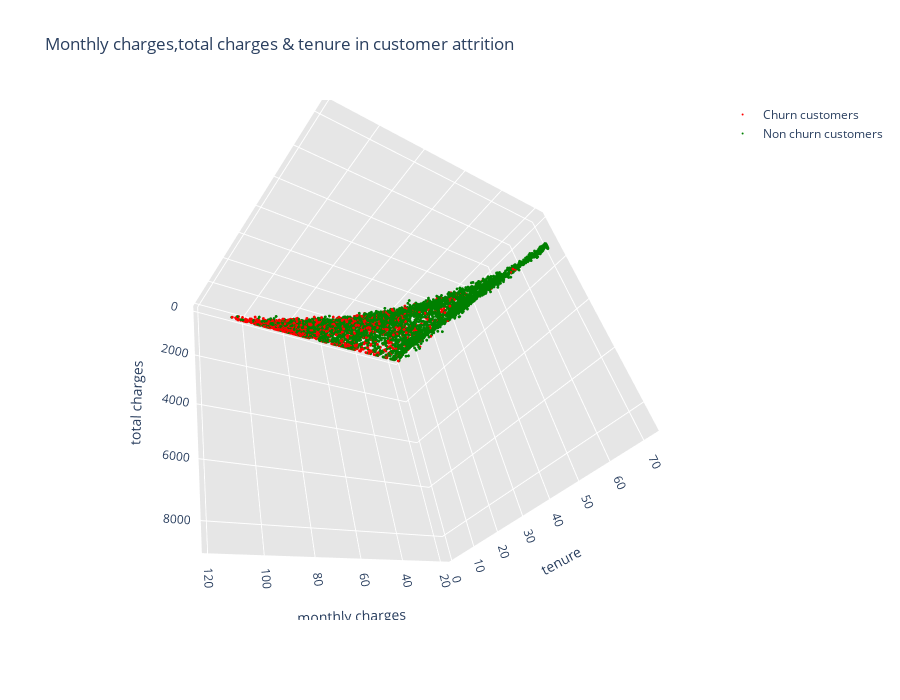

Notebook code cell kept with this figure:
### Code cell
##Cargos Mensuales,Total de cargos y permanecia de los clientes
##copy data
tel_df = telec.copy()
#Drop tenure column
telcom = telec.drop(columns = "tenure_group",axis = 1)

trace1 = go.Scatter3d(x = churn["MonthlyCharges"],
                      y = churn["TotalCharges"],
                      z = churn["tenure"],
                      mode = "markers",
                      name = "Churn customers",
                      text = "Id : " + churn["customerID"],
                      marker = dict(size = 1,color = "red")
                     )
trace2 = go.Scatter3d(x = not_churn["MonthlyCharges"],
                      y = not_churn["TotalCharges"],
                      z = not_churn["tenure"],
                      name = "Non churn customers",
                      text = "Id : " + not_churn["customerID"],
                      mode = "markers",
                      marker = dict(size = 1,color= "green")
                     )



layout = go.Layout(dict(title = "Monthly charges,total charges & tenure in customer attrition",
                        scene = dict(camera = dict(up=dict(x= 0 , y=0, z=0),
                                                   center=dict(x=0, y=0, z=0),
                                                   eye=dict(x=1.25, y=1.25, z=1.25)),
                                     xaxis  = dict(title = "monthly charges",
                                                   gridcolor='rgb(255, 255, 255)',
                                                   zerolinecolor='rgb(255, 255, 255)',
                                                   showbackground=True,
                                                   backgroundcolor='rgb(230, 230,230)'),
                                     yaxis  = dict(title = "total charges",
                                                   gridcolor='rgb(255, 255, 255)',
                                                   zerolinecolor='rgb(255, 255, 255)',
                                                   showbackground=True,
                                                   backgroundcolor='rgb(230, 230,230)'
                                                  ),
                                     zaxis  = dict(title = "tenure",
                                                   gridcolor='rgb(255, 255, 255)',
                                                   zerolinecolor='rgb(255, 255, 255)',
                                                   showbackground=True,
                                                   backgroundcolor='rgb(230, 230,230)'
                                                  )
                                    ),
                        height = 700,
                       )
                  )
                  

data = [trace1,trace2]
fig  = go.Figure(data = data,layout = layout)
py.iplot(fig)

### Figure 1 — Plotly figure (JSON) as saved in the notebook; plotly's stock layout.template omitted (floating-point values rounded to 4 significant figures; data arrays with more than 128 entries replaced by an {"elided": "..."} marker saying what was removed)
{"data": [{"marker": {"color": "red", "size": 1}, "mode": "markers", "name": "Churn customers", "text": {"elided": "1869 str values"}, "type": "scatter3d", "x": {"elided": "1869 float values"}, "y": {"elided": "1869 float values"}, "z": {"elided": "1869 int values"}}, {"marker": {"color": "green", "size": 1}, "mode": "markers", "name": "Non churn customers", "text": {"elided": "5163 str values"}, "type": "scatter3d", "x": {"elided": "5163 float values"}, "y": {"elided": "5163 float values"}, "z": {"elided": "5163 int values"}}], "layout": {"height": 700, "scene": {"camera": {"center": {"x": 0, "y": 0, "z": 0}, "eye": {"x": 1.25, "y": 1.25, "z": 1.25}, "up": {"x": 0, "y": 0, "z": 0}}, "xaxis": {"backgroundcolor": "rgb(230, 230,230)", "gridcolor": "rgb(255, 255, 255)", "showbackground": true, "title": {"text": "monthly charges"}, "zerolinecolor": "rgb(255, 255, 255)"}, "yaxis": {"backgroundcolor": "rgb(230, 230,230)", "gridcolor": "rgb(255, 255, 255)", "showbackground": true, "title": {"text": "total charges"}, "zerolinecolor": "rgb(255, 255, 255)"}, "zaxis": {"backgroundcolor": "rgb(230, 230,230)", "gridcolor": "rgb(255, 255, 255)", "showbackground": true, "title": {"text": "tenure"}, "zerolinecolor": "rgb(255, 255, 255)"}}, "title": {"text": "Monthly charges,total charges & tenure in customer attrition"}}}
